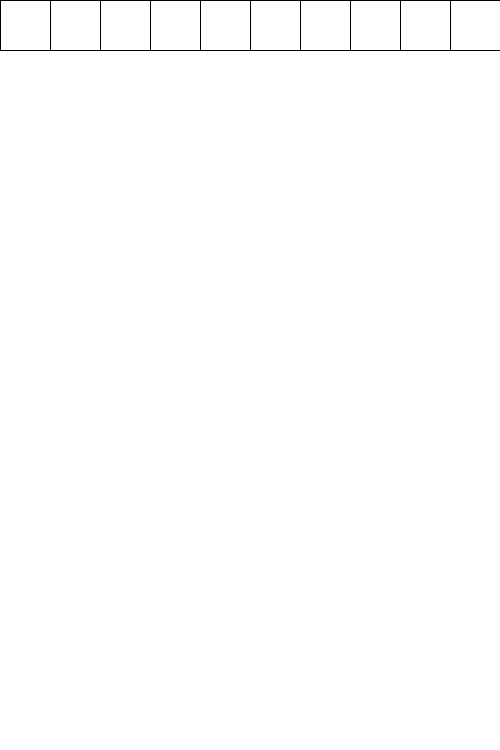
Frame 1 (no input)
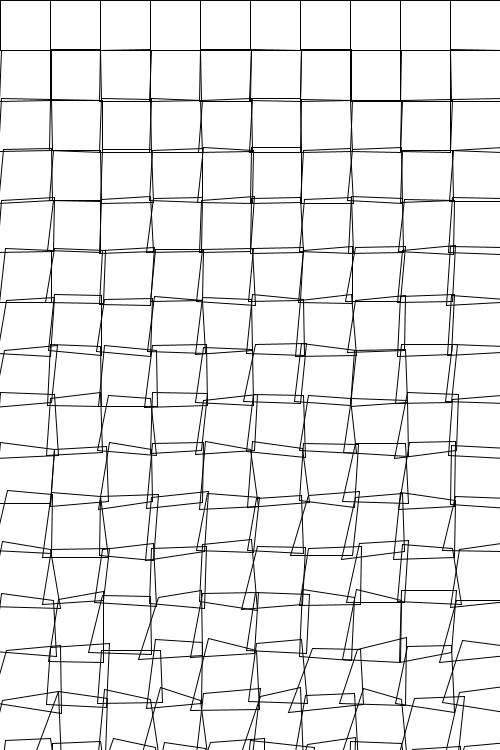
Frame 60 (the mouse pressed at the canvas centre just before this capture)
Frame 120 (the mouse held since frame 60 and released just before this capture): identical to frame 60, image omitted

The Processing sketch that drew these frames (run headless with seeded random() and noise(); from frame 60 on, the mouse is pressed at the canvas centre):

// Processing sketch: processing_132386
// ── processing_132386.pde

//vars for quad
int pt1_x, pt1_y, pt2_x, pt2_y, pt3_x, pt3_y, pt4_x, pt4_y;
//other vars
int randomVal, level;

void setup() {
  size(500, 750);
  stroke(0);
  strokeWeight(1);
  noFill();
  background(255); 
  
  //setup vars for first quad
  pt1_x = 0;
  pt1_y = 0;
  pt2_x = 50;
  pt2_y = 0;
  pt3_x = 50;
  pt3_y = 50;
  pt4_x = 0;
  pt4_y = 50;
  
  level = 50;
  randomVal = 1;
  
}

void draw() {
      while (pt4_x < width) {
        quad(pt1_x + (int)random(randomVal),
              pt1_y - (int)random(randomVal),
              pt2_x + (int)random(randomVal), 
              pt2_y - (int)random(randomVal),
              pt3_x + (int)random(randomVal),
              pt3_y + (int)random(randomVal),
              pt4_x - (int)random(randomVal),
              pt4_y + (int)random(randomVal)
              );        
        pt1_x += 50;
        pt2_x += 50;
        pt3_x += 50;
        pt4_x += 50;
      }
      
      randomVal++;
      level += 50;
      
      pt1_x = 0;
      pt2_x = 50;
      pt3_x = 50;
      pt4_x = 0;
      
      pt1_y = level - 50;
      pt2_y = level - 50;
      pt3_y = level;
      pt4_y = level;
}
